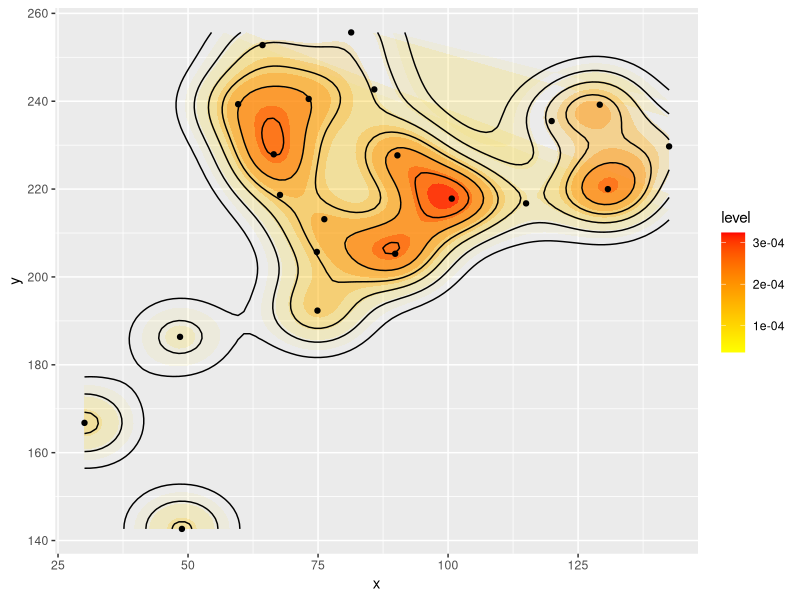
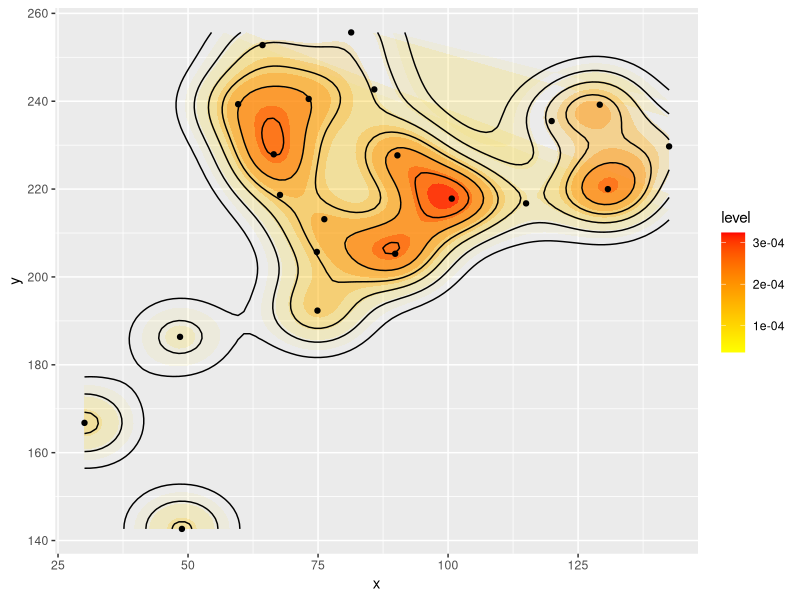

The R source for these figures, in order:
dataset <- structure(list(contesto = structure(1:21, .Label = c("M01", "M02", 
"M03", "M04", "M04a", "M05", "M06", "M08", "M09", "M10", "M11", 
"M12", "M13", "M14", "M15", "M16", "M17", "M18", "M19", "M20", 
"M21"), class = "factor"), x = c(81.37, 85.814, 73.204, 66.478, 
67.679, 59.632, 64.316, 90.258, 100.707, 89.829, 114.998, 119.922, 
129.17, 142.501, 76.206, 30.09, 130.731, 74.885, 48.823, 48.463, 
74.765), y = c(255.659, 242.688, 240.526, 227.916, 218.668, 239.325, 
252.777, 227.676, 217.828, 205.278, 216.747, 235.482, 239.205, 
229.717, 213.144, 166.785, 219.989, 192.336, 142.645, 186.361, 
205.698), perc = c(22, 16, 33, 46, 15, 35, 23, 45, 58, 53, 15, 
18, 36, 24, 24, 33, 56, 36, 32, 24, 16)), .Names = c("contesto", 
"x", "y", "perc"), row.names = c(NA, -21L), class = "data.frame")

dataset2 <- with(dataset, dataset[order(x, y), ])

library(ggplot2)
dataset3 <- with(dataset2, dataset2[rep(1:nrow(dataset2), perc),])
ggplot(dataset3, aes(x, y)) + 
    stat_density2d(aes(alpha=..level.., fill=..level..), size=2, bins=10, geom="polygon") + 
    scale_fill_gradient(low = "yellow", high = "red") +
    scale_alpha(range = c(0.00, 0.5), guide = FALSE) +
    geom_density2d(colour="black") +
    geom_point(data = dataset) +
    guides(alpha=FALSE)    

ggsave("dense3.png")


